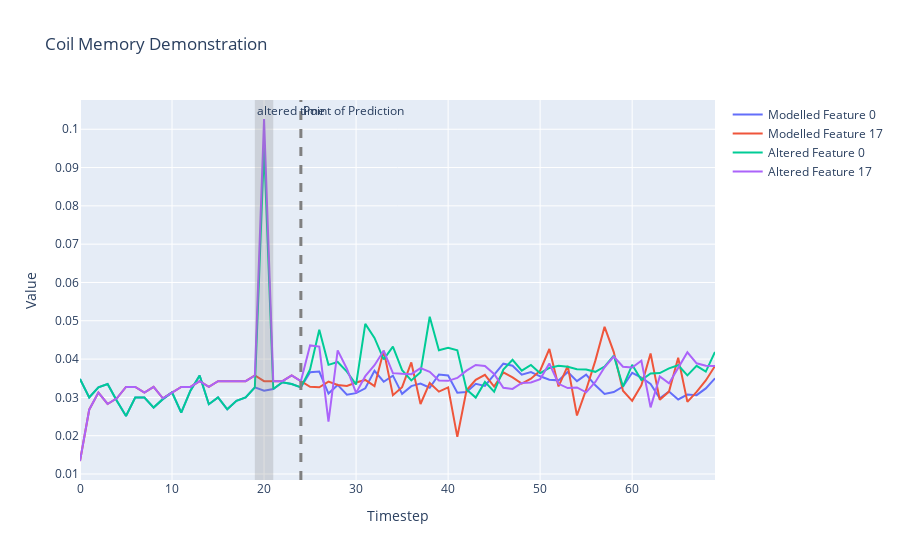

Notebook source saved alongside this figure:
### Markdown cell above
## Coil Memory Demonstration

### Code cell
import matplotlib.pyplot as plt

states = []
# Select the batch we want to make predictions for
batch = 8

# After what step do we want the coil to start making its own predictions?
prediction_step = 24

# What features do we want to plot?
feature_sel = [0,17]

# Grab starting state tensor
state_tensor = batch_X[:,0,:]

# How many steps do we want to run the coil overall?
max_steps = 70

# Which timestamp do we want to force modify?
step_modify = 20

states.append(state_tensor[batch,feature_sel])
batch_size = batch_X.shape[0]
transition_tensor = torch.softmax(torch.zeros(batch_size, n_features, n_features), dim = 1).to("cuda")
for step_state in range(1,max_steps):
    state_tensor, transition_tensor = model.step_coil(state_tensor, transition_tensor)
    if step_state <= prediction_step:
        state_tensor = batch_X[:,step_state,:]
    states.append(state_tensor[batch,feature_sel])
    

# Get observed data to CPU and plot
data = [row.to('cpu').detach().numpy() for row in states]
# Transpose the data to get 5 traces
traces = list(zip(*data))

# Create the figure and add traces
fig = go.Figure()

# Plotting
for i, trace in enumerate(traces):
    model_trace = go.Scatter(y=trace, mode='lines', name=f'Modelled Feature {feature_sel[i]}')
    fig.add_trace(model_trace)
    
# Try with changing one X in memory
states = []
state_tensor = batch_X[:,0,:]
states.append(state_tensor[batch,feature_sel])
batch_size = batch_X.shape[0]
transition_tensor = torch.softmax(torch.zeros(batch_size, n_features, n_features), dim = 1).to("cuda")
for step_state in range(1,max_steps):
    state_tensor, transition_tensor = model.step_coil(state_tensor, transition_tensor)
    if step_state <= prediction_step:
        state_tensor = batch_X[:,step_state,:]
        
    # change a single state in memory:
    if step_state == step_modify:
        state_tensor = batch_X[:,step_state,:] * 3
    states.append(state_tensor[batch,feature_sel])


# Get observed data to CPU and plot
data = [row.to('cpu').detach().numpy() for row in states]
# Transpose the data to get 5 traces
traces = list(zip(*data))

# Plotting
for i, trace in enumerate(traces):
    obs_trace = go.Scatter(y=trace, mode='lines', name=f'Altered Feature {feature_sel[i]}')
    fig.add_trace(obs_trace)
    
# Add Line highlighting when the coil becomes responsible for its own predictions
fig.add_vline(x=prediction_step, line_width=3, line_dash="dash", line_color="grey", annotation_text='Point of Prediction')    

# Add title and labels
fig.update_layout(title=f'Coil Memory Demonstration',
                    xaxis_title='Timestep',
                    yaxis_title='Value')


fig.add_vrect(x0=step_modify-1, x1=step_modify+1, 
              annotation_text="altered time", annotation_position="top left",
              fillcolor="grey", opacity=0.25, line_width=0)

# Show the figure
fig.show()

### Figure 1 — Plotly figure (JSON) as saved in the notebook; plotly's stock layout.template omitted (floating-point values rounded to 4 significant figures)
{"data": [{"mode": "lines", "name": "Modelled Feature 0", "type": "scatter", "y": [0.03483, 0.02998, 0.03263, 0.03351, 0.0291, 0.02513, 0.02998, 0.02998, 0.02734, 0.02954, 0.03131, 0.02601, 0.03175, 0.03571, 0.02822, 0.02998, 0.0269, 0.0291, 0.02998, 0.03263, 0.03175, 0.03219, 0.03395, 0.03351, 0.03263, 0.03659, 0.03675, 0.03099, 0.03325, 0.03069, 0.03112, 0.03238, 0.03694, 0.03408, 0.03568, 0.03092, 0.03293, 0.03361, 0.03252, 0.03599, 0.03573, 0.03121, 0.03141, 0.03353, 0.03297, 0.03582, 0.0388, 0.03827, 0.03594, 0.03661, 0.03551, 0.03462, 0.03444, 0.03664, 0.03426, 0.03594, 0.03314, 0.03091, 0.03138, 0.03284, 0.03642, 0.03517, 0.03349, 0.02975, 0.03155, 0.02946, 0.03072, 0.03059, 0.03234, 0.03498]}, {"mode": "lines", "name": "Modelled Feature 17", "type": "scatter", "y": [0.01339, 0.02679, 0.03125, 0.02827, 0.02976, 0.03274, 0.03274, 0.03125, 0.03274, 0.02976, 0.03125, 0.03274, 0.03274, 0.03423, 0.03274, 0.03423, 0.03423, 0.03423, 0.03423, 0.03571, 0.03423, 0.03423, 0.03423, 0.03571, 0.03423, 0.03275, 0.03265, 0.03412, 0.03324, 0.03297, 0.03388, 0.03456, 0.03294, 0.0422, 0.03056, 0.03266, 0.03913, 0.02827, 0.03377, 0.0315, 0.0326, 0.0197, 0.03186, 0.03457, 0.0359, 0.03283, 0.03653, 0.03521, 0.03362, 0.03487, 0.03697, 0.04263, 0.03286, 0.03822, 0.02528, 0.03201, 0.0396, 0.04842, 0.04183, 0.03175, 0.0291, 0.03314, 0.04147, 0.02936, 0.03151, 0.04037, 0.02882, 0.03143, 0.03443, 0.0382]}, {"mode": "lines", "name": "Altered Feature 0", "type": "scatter", "y": [0.03483, 0.02998, 0.03263, 0.03351, 0.0291, 0.02513, 0.02998, 0.02998, 0.02734, 0.02954, 0.03131, 0.02601, 0.03175, 0.03571, 0.02822, 0.02998, 0.0269, 0.0291, 0.02998, 0.03263, 0.09524, 0.03219, 0.03395, 0.03351, 0.03263, 0.03728, 0.04768, 0.0385, 0.03925, 0.03674, 0.03335, 0.0492, 0.04552, 0.03993, 0.04324, 0.03712, 0.03443, 0.03657, 0.05105, 0.0423, 0.04294, 0.04228, 0.03209, 0.02994, 0.03405, 0.03147, 0.03727, 0.0398, 0.03697, 0.03848, 0.03631, 0.0377, 0.03826, 0.03801, 0.03738, 0.0373, 0.03667, 0.03806, 0.04091, 0.03282, 0.0385, 0.03451, 0.03625, 0.03634, 0.03756, 0.0384, 0.03576, 0.03825, 0.03674, 0.04184]}, {"mode": "lines", "name": "Altered Feature 17", "type": "scatter", "y": [0.01339, 0.02679, 0.03125, 0.02827, 0.02976, 0.03274, 0.03274, 0.03125, 0.03274, 0.02976, 0.03125, 0.03274, 0.03274, 0.03423, 0.03274, 0.03423, 0.03423, 0.03423, 0.03423, 0.03571, 0.1027, 0.03423, 0.03423, 0.03571, 0.03423, 0.04357, 0.04325, 0.02364, 0.04227, 0.03748, 0.03118, 0.03554, 0.0384, 0.0422, 0.03633, 0.03616, 0.03607, 0.03763, 0.03667, 0.03442, 0.03432, 0.03509, 0.03698, 0.03847, 0.03818, 0.0361, 0.03251, 0.0322, 0.03377, 0.0339, 0.03477, 0.03884, 0.03354, 0.03244, 0.03261, 0.03132, 0.03404, 0.03786, 0.04065, 0.03802, 0.0378, 0.03956, 0.02739, 0.03548, 0.03366, 0.0377, 0.04178, 0.03889, 0.03826, 0.03819]}], "layout": {"annotations": [{"showarrow": false, "text": "Point of Prediction", "x": 24, "xanchor": "left", "xref": "x", "y": 1, "yanchor": "top", "yref": "y domain"}, {"showarrow": false, "text": "altered time", "x": 19, "xanchor": "left", "xref": "x", "y": 1, "yanchor": "top", "yref": "y domain"}], "shapes": [{"line": {"color": "grey", "dash": "dash", "width": 3}, "type": "line", "x0": 24, "x1": 24, "xref": "x", "y0": 0, "y1": 1, "yref": "y domain"}, {"fillcolor": "grey", "line": {"width": 0}, "opacity": 0.25, "type": "rect", "x0": 19, "x1": 21, "xref": "x", "y0": 0, "y1": 1, "yref": "y domain"}], "title": {"text": "Coil Memory Demonstration"}, "xaxis": {"title": {"text": "Timestep"}}, "yaxis": {"title": {"text": "Value"}}}}
